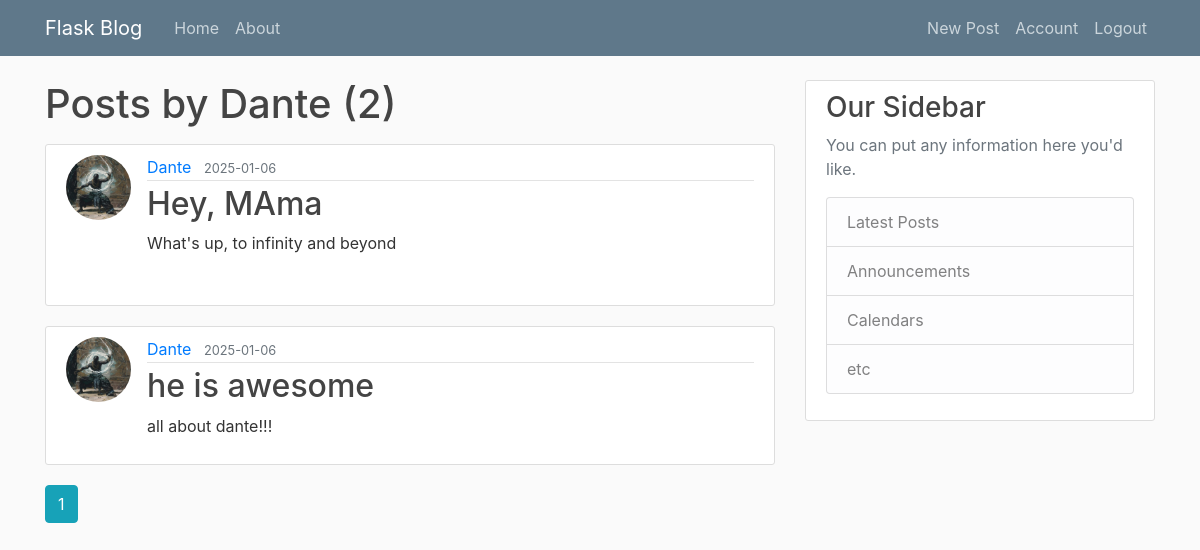
The app's page /user/Dante (signed in) with its own data.
### flaskblog/models.py (models this page shows, shortened)
class User(db.Model, UserMixin):
    id = db.Column(db.Integer, primary_key=True)
    username = db.Column(db.String(20), unique=True, nullable=False, )
    email = db.Column(db.String(120), unique=True, nullable=False, )
    image_file = db.Column(db.String(20), nullable=False, default='default.jpg')
    password = db.Column(db.String(60), nullable=False, )
    post = db.relationship('Post', backref='author', lazy=True)

class Post(db.Model):
    id = db.Column(db.Integer, primary_key=True)
    title = db.Column(db.String(100), nullable=False)
    date_posted = db.Column(db.DateTime, nullable=False, default=datetime.utcnow())
    content = db.Column(db.Text, nullable=False)
    user_id = db.Column(db.Integer, db.ForeignKey('user.id'), nullable=False)

### flaskblog/users/routes.py (the view)
@users.route('/user/<string:username>')
def user_posts(username):
    page = request.args.get('page', 1, type=int)
    user = User.query.filter_by(username=username).first_or_404()
    posts = Post.query.filter_by(author=user)\
            .order_by(Post.date_posted.desc())\
            .paginate(page=page, per_page=2)
    return render_template('user_posts.html', posts=posts, user=user)

### flaskblog/models.py (called while the page is built)
@login_manager.user_loader
def load_user(user_id):
    return User.query.get(int(user_id))

### flaskblog/templates/user_posts.html
{% extends "layout.html" %}
{% block content %}
    <h1 class="mb-3"> Posts by {{ user.username }} ({{ posts.total }}) </h1>
    {% for post in posts.items %}
        <article class="media content-section">
        <img class=" rounded-circle article-img" src="{{url_for('static',filename='profile_pics/' + post.author.image_file)}}">
          <div class="media-body">
            <div class="article-metadata">
              <a class="mr-2" href="{{ url_for('users.user_posts', username= post.author.username)}}">{{ post.author.username }}</a>
              <small class="text-muted">{{ post.date_posted.strftime('%Y-%m-%d') }}</small>
            </div>
            <h2><a class="article-title" href="{{ url_for('posts.post', post_id=post.id) }}">{{ post.title }}</a></h2>
            <p class="article-content">{{ post.content }}</p>
          </div>
        </article>
    {% endfor %}
    {% for page_num in posts.iter_pages(left_edge=1, right_edge=1, left_current=1, right_current=2) %}
        {% if page_num %}
            {% if posts.page == page_num %}
                <a class='btn btn-info mb-4' href="{{ url_for('users.user_posts', username= user.username, page=page_num)}}">{{page_num}}</a>
            {% else %}
                <a class='btn btn-outline-info mb-4' href="{{ url_for('main.home', page=page_num)}}">{{page_num}}</a>
            {% endif %}
        {% else %}
            ...
        {% endif %}
    {% endfor %}
{% endblock content %}

### flaskblog/static/main.css (style rules this page uses)
body { background: #fafafa; color: #333333; margin-top: 5rem; }
h1, h2, h3, h4, h5, h6 { color: #444444; }
.content-section { background: #ffffff; padding: 10px 20px; border: 1px solid #dddddd; border-radius: 3px; margin-bottom: 20px; }
.article-title { color: #444444; }
.article-content { white-space: pre-line; }
.article-img { height: 65px; width: 65px; margin-right: 16px; }
.article-metadata { padding-bottom: 1px; margin-bottom: 4px; border-bottom: 1px solid #e3e3e3 }

### records on screen
User: username "Dante"
Post: image_file (placeholder picture), author.username "Dante", date_posted "2025-01-06", title "Hey, MAma", content "What's up, to infinity and beyond"
Post: image_file (placeholder picture), author.username "Dante", date_posted "2025-01-06", title "he is awesome", content "all about dante!!!"

### other values on screen
{{ posts.total }} "2"
{{ page_num }} "1"
